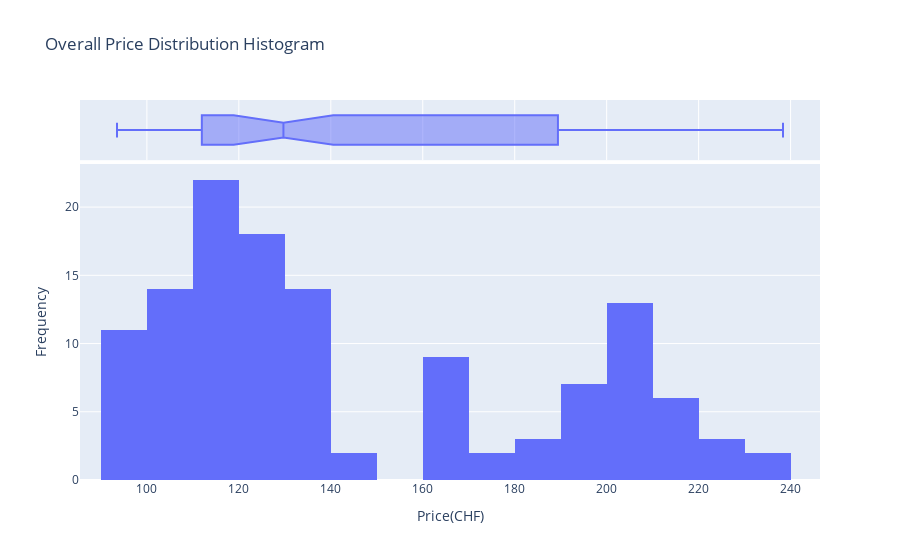
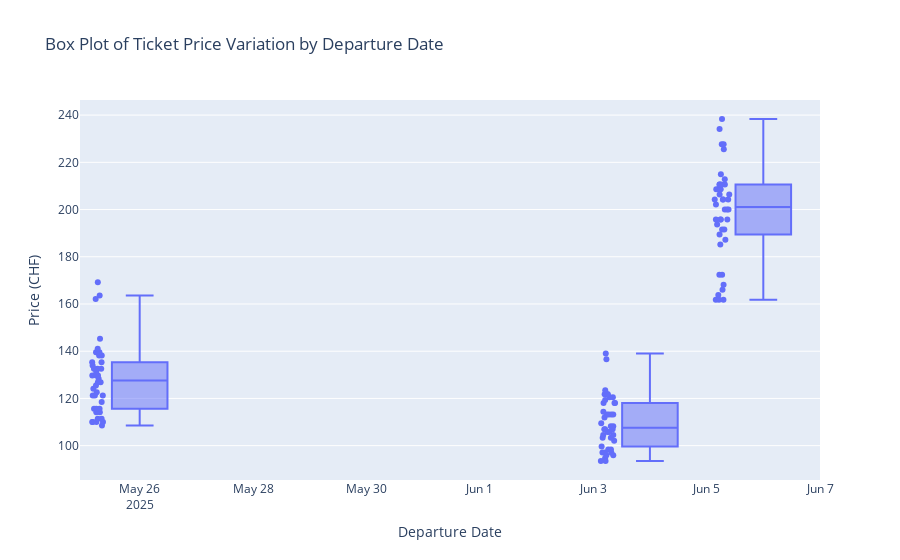
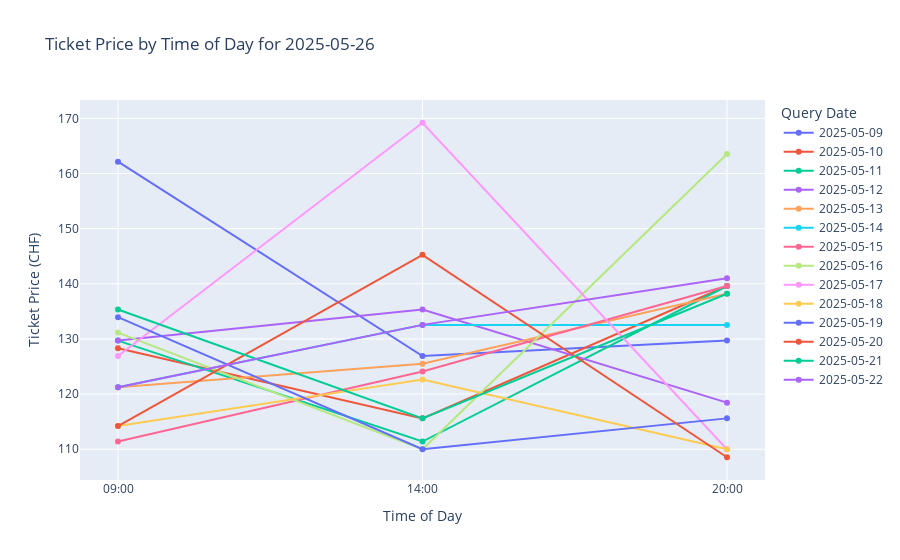
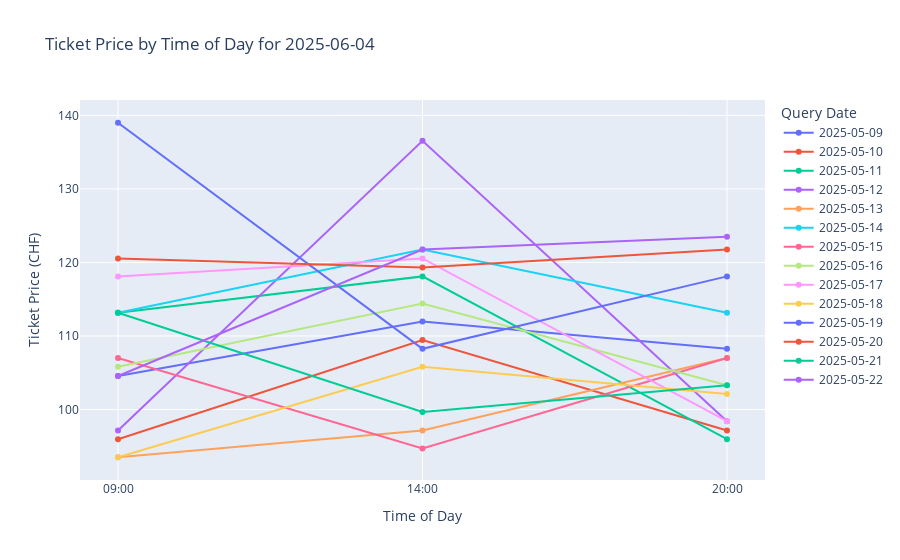

The cell these charts' notebook holds for them, in order:
### Markdown cell above
# DB Paris

### Code cell
import pandas as pd
import plotly.express as px
import plotly.graph_objects as go

# read the data
df = pd.read_csv("db_paris.csv")
df["DatetimeOfCollection"] = pd.to_datetime(df["DateOfCollection"] + " " + df["TimeOfCollection"], format="%Y.%m.%d %H:%M")
df["TargetDate"] = pd.to_datetime(df["TargetDate"], format="%Y.%m.%d")
df["QueryDate"] = pd.to_datetime(df["DateOfCollection"])

# Overall average ticket price and standard deviation
mean_price = df["Price"].mean()
std_price = df["Price"].std()
print(f"Overall DB Paris (avg): CHF {mean_price:.2f}")
print(f"Overall DB Paris (sd): CHF {std_price:.2f}")

# Overall Price Distribution Histogram
fig2 = px.histogram(df, x="Price", nbins=20, marginal="box", title="Overall Price Distribution Histogram")
fig2.update_layout(xaxis_title="Price(CHF)", yaxis_title="Frequency")
fig2.show()

# Each departure date's average ticket price and sd
avg_std_price_by_target = (
    df.groupby("TargetDate")["Price"]
    .agg(AveragePrice="mean", PriceStd="std")
    .reset_index()
)
print("\nEach departure date's average ticket price and sd：")
print(avg_std_price_by_target)

# Each departure date's price change numbers
def count_price_changes(group):
    return (group["Price"].diff() != 0).sum()

change_counts = (
    df.sort_values(["TargetDate", "DatetimeOfCollection"])
      .groupby("TargetDate")
      .apply(count_price_changes)
      .reset_index(name="PriceChangeCount")
)
print("\nEach departure date's price change numbers：")
print(change_counts)

# Box Plot of Ticket Price Variation by Departure Date
fig3 = px.box(df, x="TargetDate", y="Price", points="all", title="Box Plot of Ticket Price Variation by Departure Date")
fig3.update_layout(xaxis_title="Departure Date", yaxis_title="Price (CHF)")
fig3.show()

# Ticket Price Variation from Day to Night
target_dates = sorted(df_filtered["TargetDate"].dropna().unique())

for target in target_dates:
    df_target = df_filtered[df_filtered["TargetDate"] == target].copy()

    fig = px.line(
        df_target,
        x="TimeOfCollection", 
        y="Price",
        color=df_target["QueryDate"].astype(str),
        markers=True,
        title=f"Ticket Price by Time of Day for {target.date()}",
        labels={
            "TimeOfCollection": "Time of Day",
            "Price": "Ticket Price (CHF)",
            "color": "Query Date"
        }
    )
    
    fig.update_layout(hovermode="x unified")
    fig.show()

### Figure 1 — Plotly figure (JSON) as saved in the notebook; plotly's stock layout.template omitted (floating-point values rounded to 4 significant figures)
{"data": [{"alignmentgroup": "True", "bingroup": "x", "hovertemplate": "Price=%{x}<br>count=%{y}<extra></extra>", "legendgroup": "", "marker": {"color": "#636efa", "pattern": {"shape": ""}}, "name": "", "nbinsx": 20, "offsetgroup": "", "orientation": "v", "showlegend": false, "type": "histogram", "x": [162.2, 104.5, 204.3, 126.9, 112.0, 195.8, 129.7, 108.2, 227.7, 128.3, 95.95, 210.7, 115.6, 109.5, 204.3, 139.6, 97.15, 172.3, 129.7, 113.2, 161.8, 111.4, 118.1, 200.1, 139.6, 95.95, 225.6, 129.7, 97.15, 208.6, 135.3, 136.6, 195.8, 118.5, 98.4, 185.2, 121.2, 93.5, 193.7, 125.5, 97.15, 214.9, 138.2, 107, 191.5, 121.2, 113.2, 208.6, 132.6, 121.8, 227.7, 132.6, 113.2, 210.7, 111.4, 107, 161.8, 124.1, 94.7, 189.4, 139.6, 107, 208.6, 131.2, 105.8, 195.8, 110, 114.4, 200.1, 163.6, 103.3, 202.2, 126.9, 118.1, 191.5, 169.2, 120.5, 234.1, 110, 98.4, 210.7, 114.2, 93.5, 200.1, 122.7, 105.8, 161.8, 110, 102.1, 187.2, 133.9, 139, 206.4, 110, 108.2, 210.7, 115.6, 118.1, 204.3, 114.2, 120.5, 166, 145.2, 119.3, 204.3, 108.5, 121.8, 168.1, 135.3, 113.2, 238.3, 115.6, 99.65, 163.8, 138.2, 103.3, 206.4, 121.2, 104.5, 195.8, 132.6, 121.8, 172.3, 141, 123.5, 212.8], "xaxis": "x", "yaxis": "y"}, {"alignmentgroup": "True", "hovertemplate": "Price=%{x}<extra></extra>", "legendgroup": "", "marker": {"color": "#636efa"}, "name": "", "notched": true, "offsetgroup": "", "showlegend": false, "type": "box", "x": [162.2, 104.5, 204.3, 126.9, 112.0, 195.8, 129.7, 108.2, 227.7, 128.3, 95.95, 210.7, 115.6, 109.5, 204.3, 139.6, 97.15, 172.3, 129.7, 113.2, 161.8, 111.4, 118.1, 200.1, 139.6, 95.95, 225.6, 129.7, 97.15, 208.6, 135.3, 136.6, 195.8, 118.5, 98.4, 185.2, 121.2, 93.5, 193.7, 125.5, 97.15, 214.9, 138.2, 107, 191.5, 121.2, 113.2, 208.6, 132.6, 121.8, 227.7, 132.6, 113.2, 210.7, 111.4, 107, 161.8, 124.1, 94.7, 189.4, 139.6, 107, 208.6, 131.2, 105.8, 195.8, 110, 114.4, 200.1, 163.6, 103.3, 202.2, 126.9, 118.1, 191.5, 169.2, 120.5, 234.1, 110, 98.4, 210.7, 114.2, 93.5, 200.1, 122.7, 105.8, 161.8, 110, 102.1, 187.2, 133.9, 139, 206.4, 110, 108.2, 210.7, 115.6, 118.1, 204.3, 114.2, 120.5, 166, 145.2, 119.3, 204.3, 108.5, 121.8, 168.1, 135.3, 113.2, 238.3, 115.6, 99.65, 163.8, 138.2, 103.3, 206.4, 121.2, 104.5, 195.8, 132.6, 121.8, 172.3, 141, 123.5, 212.8], "xaxis": "x2", "yaxis": "y2"}], "layout": {"barmode": "relative", "legend": {"tracegroupgap": 0}, "title": {"text": "Overall Price Distribution Histogram"}, "xaxis": {"anchor": "y", "domain": [0, 1], "title": {"text": "Price(CHF)"}}, "xaxis2": {"anchor": "y2", "domain": [0, 1], "matches": "x", "showgrid": true, "showticklabels": false}, "yaxis": {"anchor": "x", "domain": [0, 0.8316], "title": {"text": "Frequency"}}, "yaxis2": {"anchor": "x2", "domain": [0.8416, 1], "matches": "y2", "showgrid": false, "showline": false, "showticklabels": false, "ticks": ""}}}

### Figure 2 — Plotly figure (JSON) as saved in the notebook; plotly's stock layout.template omitted (floating-point values rounded to 4 significant figures)
{"data": [{"alignmentgroup": "True", "boxpoints": "all", "hovertemplate": "TargetDate=%{x}<br>Price=%{y}<extra></extra>", "legendgroup": "", "marker": {"color": "#636efa"}, "name": "", "notched": false, "offsetgroup": "", "orientation": "v", "showlegend": false, "type": "box", "x": ["2025-05-26T00:00:00", "2025-06-04T00:00:00", "2025-06-06T00:00:00", "2025-05-26T00:00:00", "2025-06-04T00:00:00", "2025-06-06T00:00:00", "2025-05-26T00:00:00", "2025-06-04T00:00:00", "2025-06-06T00:00:00", "2025-05-26T00:00:00", "2025-06-04T00:00:00", "2025-06-06T00:00:00", "2025-05-26T00:00:00", "2025-06-04T00:00:00", "2025-06-06T00:00:00", "2025-05-26T00:00:00", "2025-06-04T00:00:00", "2025-06-06T00:00:00", "2025-05-26T00:00:00", "2025-06-04T00:00:00", "2025-06-06T00:00:00", "2025-05-26T00:00:00", "2025-06-04T00:00:00", "2025-06-06T00:00:00", "2025-05-26T00:00:00", "2025-06-04T00:00:00", "2025-06-06T00:00:00", "2025-05-26T00:00:00", "2025-06-04T00:00:00", "2025-06-06T00:00:00", "2025-05-26T00:00:00", "2025-06-04T00:00:00", "2025-06-06T00:00:00", "2025-05-26T00:00:00", "2025-06-04T00:00:00", "2025-06-06T00:00:00", "2025-05-26T00:00:00", "2025-06-04T00:00:00", "2025-06-06T00:00:00", "2025-05-26T00:00:00", "2025-06-04T00:00:00", "2025-06-06T00:00:00", "2025-05-26T00:00:00", "2025-06-04T00:00:00", "2025-06-06T00:00:00", "2025-05-26T00:00:00", "2025-06-04T00:00:00", "2025-06-06T00:00:00", "2025-05-26T00:00:00", "2025-06-04T00:00:00", "2025-06-06T00:00:00", "2025-05-26T00:00:00", "2025-06-04T00:00:00", "2025-06-06T00:00:00", "2025-05-26T00:00:00", "2025-06-04T00:00:00", "2025-06-06T00:00:00", "2025-05-26T00:00:00", "2025-06-04T00:00:00", "2025-06-06T00:00:00", "2025-05-26T00:00:00", "2025-06-04T00:00:00", "2025-06-06T00:00:00", "2025-05-26T00:00:00", "2025-06-04T00:00:00", "2025-06-06T00:00:00", "2025-05-26T00:00:00", "2025-06-04T00:00:00", "2025-06-06T00:00:00", "2025-05-26T00:00:00", "2025-06-04T00:00:00", "2025-06-06T00:00:00", "2025-05-26T00:00:00", "2025-06-04T00:00:00", "2025-06-06T00:00:00", "2025-05-26T00:00:00", "2025-06-04T00:00:00", "2025-06-06T00:00:00", "2025-05-26T00:00:00", "2025-06-04T00:00:00", "2025-06-06T00:00:00", "2025-05-26T00:00:00", "2025-06-04T00:00:00", "2025-06-06T00:00:00", "2025-05-26T00:00:00", "2025-06-04T00:00:00", "2025-06-06T00:00:00", "2025-05-26T00:00:00", "2025-06-04T00:00:00", "2025-06-06T00:00:00", "2025-05-26T00:00:00", "2025-06-04T00:00:00", "2025-06-06T00:00:00", "2025-05-26T00:00:00", "2025-06-04T00:00:00", "2025-06-06T00:00:00", "2025-05-26T00:00:00", "2025-06-04T00:00:00", "2025-06-06T00:00:00", "2025-05-26T00:00:00", "2025-06-04T00:00:00", "2025-06-06T00:00:00", "2025-05-26T00:00:00", "2025-06-04T00:00:00", "2025-06-06T00:00:00", "2025-05-26T00:00:00", "2025-06-04T00:00:00", "2025-06-06T00:00:00", "2025-05-26T00:00:00", "2025-06-04T00:00:00", "2025-06-06T00:00:00", "2025-05-26T00:00:00", "2025-06-04T00:00:00", "2025-06-06T00:00:00", "2025-05-26T00:00:00", "2025-06-04T00:00:00", "2025-06-06T00:00:00", "2025-05-26T00:00:00", "2025-06-04T00:00:00", "2025-06-06T00:00:00", "2025-05-26T00:00:00", "2025-06-04T00:00:00", "2025-06-06T00:00:00", "2025-05-26T00:00:00", "2025-06-04T00:00:00", "2025-06-06T00:00:00"], "x0": " ", "xaxis": "x", "y": [162.2, 104.5, 204.3, 126.9, 112.0, 195.8, 129.7, 108.2, 227.7, 128.3, 95.95, 210.7, 115.6, 109.5, 204.3, 139.6, 97.15, 172.3, 129.7, 113.2, 161.8, 111.4, 118.1, 200.1, 139.6, 95.95, 225.6, 129.7, 97.15, 208.6, 135.3, 136.6, 195.8, 118.5, 98.4, 185.2, 121.2, 93.5, 193.7, 125.5, 97.15, 214.9, 138.2, 107, 191.5, 121.2, 113.2, 208.6, 132.6, 121.8, 227.7, 132.6, 113.2, 210.7, 111.4, 107, 161.8, 124.1, 94.7, 189.4, 139.6, 107, 208.6, 131.2, 105.8, 195.8, 110, 114.4, 200.1, 163.6, 103.3, 202.2, 126.9, 118.1, 191.5, 169.2, 120.5, 234.1, 110, 98.4, 210.7, 114.2, 93.5, 200.1, 122.7, 105.8, 161.8, 110, 102.1, 187.2, 133.9, 139, 206.4, 110, 108.2, 210.7, 115.6, 118.1, 204.3, 114.2, 120.5, 166, 145.2, 119.3, 204.3, 108.5, 121.8, 168.1, 135.3, 113.2, 238.3, 115.6, 99.65, 163.8, 138.2, 103.3, 206.4, 121.2, 104.5, 195.8, 132.6, 121.8, 172.3, 141, 123.5, 212.8], "y0": " ", "yaxis": "y"}], "layout": {"boxmode": "group", "legend": {"tracegroupgap": 0}, "title": {"text": "Box Plot of Ticket Price Variation by Departure Date"}, "xaxis": {"anchor": "y", "domain": [0, 1], "title": {"text": "Departure Date"}}, "yaxis": {"anchor": "x", "domain": [0, 1], "title": {"text": "Price (CHF)"}}}}

### Figure 3 — Plotly figure (JSON) as saved in the notebook; plotly's stock layout.template omitted (floating-point values rounded to 4 significant figures)
{"data": [{"hovertemplate": "Query Date=2025-05-09<br>Time of Day=%{x}<br>Ticket Price (CHF)=%{y}<extra></extra>", "legendgroup": "2025-05-09", "line": {"color": "#636efa", "dash": "solid"}, "marker": {"symbol": "circle"}, "mode": "lines+markers", "name": "2025-05-09", "orientation": "v", "showlegend": true, "type": "scatter", "x": ["09:00", "14:00", "20:00"], "xaxis": "x", "y": [162.2, 126.9, 129.7], "yaxis": "y"}, {"hovertemplate": "Query Date=2025-05-10<br>Time of Day=%{x}<br>Ticket Price (CHF)=%{y}<extra></extra>", "legendgroup": "2025-05-10", "line": {"color": "#EF553B", "dash": "solid"}, "marker": {"symbol": "circle"}, "mode": "lines+markers", "name": "2025-05-10", "orientation": "v", "showlegend": true, "type": "scatter", "x": ["09:00", "14:00", "20:00"], "xaxis": "x", "y": [128.3, 115.6, 139.6], "yaxis": "y"}, {"hovertemplate": "Query Date=2025-05-11<br>Time of Day=%{x}<br>Ticket Price (CHF)=%{y}<extra></extra>", "legendgroup": "2025-05-11", "line": {"color": "#00cc96", "dash": "solid"}, "marker": {"symbol": "circle"}, "mode": "lines+markers", "name": "2025-05-11", "orientation": "v", "showlegend": true, "type": "scatter", "x": ["09:00", "14:00", "20:00"], "xaxis": "x", "y": [129.7, 111.4, 139.6], "yaxis": "y"}, {"hovertemplate": "Query Date=2025-05-12<br>Time of Day=%{x}<br>Ticket Price (CHF)=%{y}<extra></extra>", "legendgroup": "2025-05-12", "line": {"color": "#ab63fa", "dash": "solid"}, "marker": {"symbol": "circle"}, "mode": "lines+markers", "name": "2025-05-12", "orientation": "v", "showlegend": true, "type": "scatter", "x": ["09:00", "14:00", "20:00"], "xaxis": "x", "y": [129.7, 135.3, 118.5], "yaxis": "y"}, {"hovertemplate": "Query Date=2025-05-13<br>Time of Day=%{x}<br>Ticket Price (CHF)=%{y}<extra></extra>", "legendgroup": "2025-05-13", "line": {"color": "#FFA15A", "dash": "solid"}, "marker": {"symbol": "circle"}, "mode": "lines+markers", "name": "2025-05-13", "orientation": "v", "showlegend": true, "type": "scatter", "x": ["09:00", "14:00", "20:00"], "xaxis": "x", "y": [121.2, 125.5, 138.2], "yaxis": "y"}, {"hovertemplate": "Query Date=2025-05-14<br>Time of Day=%{x}<br>Ticket Price (CHF)=%{y}<extra></extra>", "legendgroup": "2025-05-14", "line": {"color": "#19d3f3", "dash": "solid"}, "marker": {"symbol": "circle"}, "mode": "lines+markers", "name": "2025-05-14", "orientation": "v", "showlegend": true, "type": "scatter", "x": ["09:00", "14:00", "20:00"], "xaxis": "x", "y": [121.2, 132.6, 132.6], "yaxis": "y"}, {"hovertemplate": "Query Date=2025-05-15<br>Time of Day=%{x}<br>Ticket Price (CHF)=%{y}<extra></extra>", "legendgroup": "2025-05-15", "line": {"color": "#FF6692", "dash": "solid"}, "marker": {"symbol": "circle"}, "mode": "lines+markers", "name": "2025-05-15", "orientation": "v", "showlegend": true, "type": "scatter", "x": ["09:00", "14:00", "20:00"], "xaxis": "x", "y": [111.4, 124.1, 139.6], "yaxis": "y"}, {"hovertemplate": "Query Date=2025-05-16<br>Time of Day=%{x}<br>Ticket Price (CHF)=%{y}<extra></extra>", "legendgroup": "2025-05-16", "line": {"color": "#B6E880", "dash": "solid"}, "marker": {"symbol": "circle"}, "mode": "lines+markers", "name": "2025-05-16", "orientation": "v", "showlegend": true, "type": "scatter", "x": ["09:00", "14:00", "20:00"], "xaxis": "x", "y": [131.2, 110, 163.6], "yaxis": "y"}, {"hovertemplate": "Query Date=2025-05-17<br>Time of Day=%{x}<br>Ticket Price (CHF)=%{y}<extra></extra>", "legendgroup": "2025-05-17", "line": {"color": "#FF97FF", "dash": "solid"}, "marker": {"symbol": "circle"}, "mode": "lines+markers", "name": "2025-05-17", "orientation": "v", "showlegend": true, "type": "scatter", "x": ["09:00", "14:00", "20:00"], "xaxis": "x", "y": [126.9, 169.2, 110], "yaxis": "y"}, {"hovertemplate": "Query Date=2025-05-18<br>Time of Day=%{x}<br>Ticket Price (CHF)=%{y}<extra></extra>", "legendgroup": "2025-05-18", "line": {"color": "#FECB52", "dash": "solid"}, "marker": {"symbol": "circle"}, "mode": "lines+markers", "name": "2025-05-18", "orientation": "v", "showlegend": true, "type": "scatter", "x": ["09:00", "14:00", "20:00"], "xaxis": "x", "y": [114.2, 122.7, 110], "yaxis": "y"}, {"hovertemplate": "Query Date=2025-05-19<br>Time of Day=%{x}<br>Ticket Price (CHF)=%{y}<extra></extra>", "legendgroup": "2025-05-19", "line": {"color": "#636efa", "dash": "solid"}, "marker": {"symbol": "circle"}, "mode": "lines+markers", "name": "2025-05-19", "orientation": "v", "showlegend": true, "type": "scatter", "x": ["09:00", "14:00", "20:00"], "xaxis": "x", "y": [133.9, 110, 115.6], "yaxis": "y"}, {"hovertemplate": "Query Date=2025-05-20<br>Time of Day=%{x}<br>Ticket Price (CHF)=%{y}<extra></extra>", "legendgroup": "2025-05-20", "line": {"color": "#EF553B", "dash": "solid"}, "marker": {"symbol": "circle"}, "mode": "lines+markers", "name": "2025-05-20", "orientation": "v", "showlegend": true, "type": "scatter", "x": ["09:00", "14:00", "20:00"], "xaxis": "x", "y": [114.2, 145.2, 108.5], "yaxis": "y"}, {"hovertemplate": "Query Date=2025-05-21<br>Time of Day=%{x}<br>Ticket Price (CHF)=%{y}<extra></extra>", "legendgroup": "2025-05-21", "line": {"color": "#00cc96", "dash": "solid"}, "marker": {"symbol": "circle"}, "mode": "lines+markers", "name": "2025-05-21", "orientation": "v", "showlegend": true, "type": "scatter", "x": ["09:00", "14:00", "20:00"], "xaxis": "x", "y": [135.3, 115.6, 138.2], "yaxis": "y"}, {"hovertemplate": "Query Date=2025-05-22<br>Time of Day=%{x}<br>Ticket Price (CHF)=%{y}<extra></extra>", "legendgroup": "2025-05-22", "line": {"color": "#ab63fa", "dash": "solid"}, "marker": {"symbol": "circle"}, "mode": "lines+markers", "name": "2025-05-22", "orientation": "v", "showlegend": true, "type": "scatter", "x": ["09:00", "14:00", "20:00"], "xaxis": "x", "y": [121.2, 132.6, 141], "yaxis": "y"}], "layout": {"hovermode": "x unified", "legend": {"title": {"text": "Query Date"}, "tracegroupgap": 0}, "title": {"text": "Ticket Price by Time of Day for 2025-05-26"}, "xaxis": {"anchor": "y", "domain": [0, 1], "title": {"text": "Time of Day"}}, "yaxis": {"anchor": "x", "domain": [0, 1], "title": {"text": "Ticket Price (CHF)"}}}}

### Figure 4 — Plotly figure (JSON) as saved in the notebook; plotly's stock layout.template omitted (floating-point values rounded to 4 significant figures)
{"data": [{"hovertemplate": "Query Date=2025-05-09<br>Time of Day=%{x}<br>Ticket Price (CHF)=%{y}<extra></extra>", "legendgroup": "2025-05-09", "line": {"color": "#636efa", "dash": "solid"}, "marker": {"symbol": "circle"}, "mode": "lines+markers", "name": "2025-05-09", "orientation": "v", "showlegend": true, "type": "scatter", "x": ["09:00", "14:00", "20:00"], "xaxis": "x", "y": [104.5, 112.0, 108.2], "yaxis": "y"}, {"hovertemplate": "Query Date=2025-05-10<br>Time of Day=%{x}<br>Ticket Price (CHF)=%{y}<extra></extra>", "legendgroup": "2025-05-10", "line": {"color": "#EF553B", "dash": "solid"}, "marker": {"symbol": "circle"}, "mode": "lines+markers", "name": "2025-05-10", "orientation": "v", "showlegend": true, "type": "scatter", "x": ["09:00", "14:00", "20:00"], "xaxis": "x", "y": [95.95, 109.5, 97.15], "yaxis": "y"}, {"hovertemplate": "Query Date=2025-05-11<br>Time of Day=%{x}<br>Ticket Price (CHF)=%{y}<extra></extra>", "legendgroup": "2025-05-11", "line": {"color": "#00cc96", "dash": "solid"}, "marker": {"symbol": "circle"}, "mode": "lines+markers", "name": "2025-05-11", "orientation": "v", "showlegend": true, "type": "scatter", "x": ["09:00", "14:00", "20:00"], "xaxis": "x", "y": [113.2, 118.1, 95.95], "yaxis": "y"}, {"hovertemplate": "Query Date=2025-05-12<br>Time of Day=%{x}<br>Ticket Price (CHF)=%{y}<extra></extra>", "legendgroup": "2025-05-12", "line": {"color": "#ab63fa", "dash": "solid"}, "marker": {"symbol": "circle"}, "mode": "lines+markers", "name": "2025-05-12", "orientation": "v", "showlegend": true, "type": "scatter", "x": ["09:00", "14:00", "20:00"], "xaxis": "x", "y": [97.15, 136.6, 98.4], "yaxis": "y"}, {"hovertemplate": "Query Date=2025-05-13<br>Time of Day=%{x}<br>Ticket Price (CHF)=%{y}<extra></extra>", "legendgroup": "2025-05-13", "line": {"color": "#FFA15A", "dash": "solid"}, "marker": {"symbol": "circle"}, "mode": "lines+markers", "name": "2025-05-13", "orientation": "v", "showlegend": true, "type": "scatter", "x": ["09:00", "14:00", "20:00"], "xaxis": "x", "y": [93.5, 97.15, 107], "yaxis": "y"}, {"hovertemplate": "Query Date=2025-05-14<br>Time of Day=%{x}<br>Ticket Price (CHF)=%{y}<extra></extra>", "legendgroup": "2025-05-14", "line": {"color": "#19d3f3", "dash": "solid"}, "marker": {"symbol": "circle"}, "mode": "lines+markers", "name": "2025-05-14", "orientation": "v", "showlegend": true, "type": "scatter", "x": ["09:00", "14:00", "20:00"], "xaxis": "x", "y": [113.2, 121.8, 113.2], "yaxis": "y"}, {"hovertemplate": "Query Date=2025-05-15<br>Time of Day=%{x}<br>Ticket Price (CHF)=%{y}<extra></extra>", "legendgroup": "2025-05-15", "line": {"color": "#FF6692", "dash": "solid"}, "marker": {"symbol": "circle"}, "mode": "lines+markers", "name": "2025-05-15", "orientation": "v", "showlegend": true, "type": "scatter", "x": ["09:00", "14:00", "20:00"], "xaxis": "x", "y": [107, 94.7, 107], "yaxis": "y"}, {"hovertemplate": "Query Date=2025-05-16<br>Time of Day=%{x}<br>Ticket Price (CHF)=%{y}<extra></extra>", "legendgroup": "2025-05-16", "line": {"color": "#B6E880", "dash": "solid"}, "marker": {"symbol": "circle"}, "mode": "lines+markers", "name": "2025-05-16", "orientation": "v", "showlegend": true, "type": "scatter", "x": ["09:00", "14:00", "20:00"], "xaxis": "x", "y": [105.8, 114.4, 103.3], "yaxis": "y"}, {"hovertemplate": "Query Date=2025-05-17<br>Time of Day=%{x}<br>Ticket Price (CHF)=%{y}<extra></extra>", "legendgroup": "2025-05-17", "line": {"color": "#FF97FF", "dash": "solid"}, "marker": {"symbol": "circle"}, "mode": "lines+markers", "name": "2025-05-17", "orientation": "v", "showlegend": true, "type": "scatter", "x": ["09:00", "14:00", "20:00"], "xaxis": "x", "y": [118.1, 120.5, 98.4], "yaxis": "y"}, {"hovertemplate": "Query Date=2025-05-18<br>Time of Day=%{x}<br>Ticket Price (CHF)=%{y}<extra></extra>", "legendgroup": "2025-05-18", "line": {"color": "#FECB52", "dash": "solid"}, "marker": {"symbol": "circle"}, "mode": "lines+markers", "name": "2025-05-18", "orientation": "v", "showlegend": true, "type": "scatter", "x": ["09:00", "14:00", "20:00"], "xaxis": "x", "y": [93.5, 105.8, 102.1], "yaxis": "y"}, {"hovertemplate": "Query Date=2025-05-19<br>Time of Day=%{x}<br>Ticket Price (CHF)=%{y}<extra></extra>", "legendgroup": "2025-05-19", "line": {"color": "#636efa", "dash": "solid"}, "marker": {"symbol": "circle"}, "mode": "lines+markers", "name": "2025-05-19", "orientation": "v", "showlegend": true, "type": "scatter", "x": ["09:00", "14:00", "20:00"], "xaxis": "x", "y": [139, 108.2, 118.1], "yaxis": "y"}, {"hovertemplate": "Query Date=2025-05-20<br>Time of Day=%{x}<br>Ticket Price (CHF)=%{y}<extra></extra>", "legendgroup": "2025-05-20", "line": {"color": "#EF553B", "dash": "solid"}, "marker": {"symbol": "circle"}, "mode": "lines+markers", "name": "2025-05-20", "orientation": "v", "showlegend": true, "type": "scatter", "x": ["09:00", "14:00", "20:00"], "xaxis": "x", "y": [120.5, 119.3, 121.8], "yaxis": "y"}, {"hovertemplate": "Query Date=2025-05-21<br>Time of Day=%{x}<br>Ticket Price (CHF)=%{y}<extra></extra>", "legendgroup": "2025-05-21", "line": {"color": "#00cc96", "dash": "solid"}, "marker": {"symbol": "circle"}, "mode": "lines+markers", "name": "2025-05-21", "orientation": "v", "showlegend": true, "type": "scatter", "x": ["09:00", "14:00", "20:00"], "xaxis": "x", "y": [113.2, 99.65, 103.3], "yaxis": "y"}, {"hovertemplate": "Query Date=2025-05-22<br>Time of Day=%{x}<br>Ticket Price (CHF)=%{y}<extra></extra>", "legendgroup": "2025-05-22", "line": {"color": "#ab63fa", "dash": "solid"}, "marker": {"symbol": "circle"}, "mode": "lines+markers", "name": "2025-05-22", "orientation": "v", "showlegend": true, "type": "scatter", "x": ["09:00", "14:00", "20:00"], "xaxis": "x", "y": [104.5, 121.8, 123.5], "yaxis": "y"}], "layout": {"hovermode": "x unified", "legend": {"title": {"text": "Query Date"}, "tracegroupgap": 0}, "title": {"text": "Ticket Price by Time of Day for 2025-06-04"}, "xaxis": {"anchor": "y", "domain": [0, 1], "title": {"text": "Time of Day"}}, "yaxis": {"anchor": "x", "domain": [0, 1], "title": {"text": "Ticket Price (CHF)"}}}}
